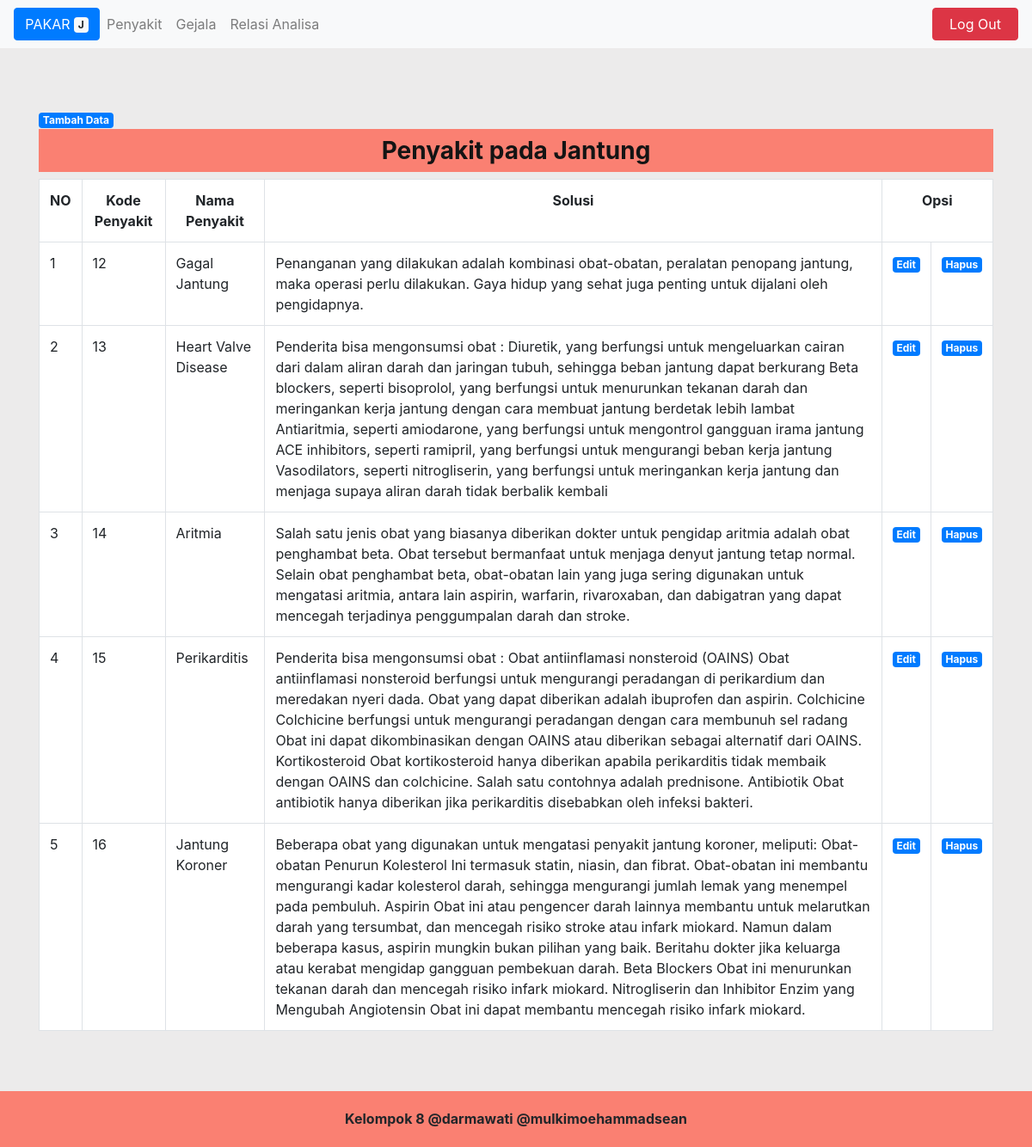
Page /adm_penyakit.php (signed in) on the committed database.
### tables this page shows
CREATE TABLE `penyakit` (
  `id` int(11) NOT NULL,
  `penyakit` varchar(255) NOT NULL,
  `solusi` text NOT NULL
);

### functions.php (called while the page is built, shortened)
<?php
    $conn = mysqli_connect("localhost", "root", "", "pakarjagung");
    function query($query) {
        global $conn;
        $result = mysqli_query($conn, $query);
        $rows = [];
        while( $row = mysqli_fetch_assoc($result)) {
            $rows[] = $row;
        }
        return $rows;
    }

### adm_penyakit.php (the view, shortened to what this page needs)
<?php
    require 'functions.php';
    $penyakit = query("SELECT * FROM penyakit");
?>
<!DOCTYPE html>
<html lang="en">
<head>
    <link rel="stylesheet" href="css/css/bootstrap.min.css">
    <link rel="stylesheet" href="css/css/style.css">
</head>
<body>
    <nav class="navbar navbar-expand-lg navbar-light bg-light">
        <button type="button" class="btn btn-primary">
            PAKAR <span class="badge badge-light">J</span>
        </button>
        <div class="collapse navbar-collapse" id="navbarSupportedContent">
            <ul class="navbar-nav mr-auto">
                <li class="nav-item">
                    <a class="nav-link" href="adm_penyakit.php">Penyakit <span class="sr-only">(current)</span></a>
                </li>
                <li class="nav-item">
                    <a class="nav-link" href="adm_gejala.php">Gejala</a>
                </li>
                <li class="nav-item">
                    <a class="nav-link" href="adm_relasi.php">Relasi Analisa</a>
                </li>
            </ul>
            <a href="login/logout.php"><button type="button" class="btn btn-danger">Log Out</button></a>
        </div>
    </nav>
    <div class="container">
        <a href="tambahpenyakit.php" class="badge badge-primary">Tambah Data</a><br>
        <table class="data table table-stripped table-bordered table-hover">
            <tr>
                <h3>Penyakit pada Jantung</h3>
            </tr>
            <tr>
                <th>NO</th>
                <th>Kode Penyakit</th>
                <th>Nama Penyakit</th>
                <th>Solusi</th>
                <th colspan="2">Opsi</th>
            </tr>
            <?php $i = 1; ?>
            <?php foreach ($penyakit as $pnyakit) : ?>
            <tr>
                <td><?= $i; ?></td>
                <td><?= $pnyakit["id"]; ?></td>
                <td><?= $pnyakit["penyakit"]; ?></td>
                <td><?= $pnyakit["solusi"]; ?></td>
                <td><a href="ubahpenyakit.php?id=<?= $pnyakit["id"]; ?>" class="badge badge-primary">Edit</a></td>
                <td><a href="hapuspenyakit.php?id=<?= $pnyakit["id"]; ?>"
                onclick="return confirm('Apakah anda yakin ingin menghapus?');" class="badge badge-primary">Hapus</a></td>
            </tr>
            <?php $i++; ?>
            <?php endforeach ?>
        </table>
    </div>
    <div class="footer">
        <p>Kelompok 8 @darmawati @mulkimoehammadsean</p>
    </div>
</body>
</html>

### css/css/style.css (style rules this page uses)
body { margin: 0; padding: 0; width: 100%; background: rgb(236, 235, 235); }
.container { margin-top: 70px; margin-bottom: 70px; }
.footer { width: 100%; height: 65px; background-color: salmon; text-align: center; line-height: 65px; font-size: medium; font-weight: bold; }
button { background: rgb(81, 81, 214); width: 100px; border: 1px solid rgb(81, 81, 214); margin: auto; }
table { margin: auto; }
.container h3 { background: salmon; width: 100%; height: 50px; line-height: 50px; color: rgb(20, 20, 20); font-weight: bold; text-align: center; }
.data { width: 100%; background-color: white; }
.data th { text-align: center; }

### rows in the picture
penyakit: id "12", penyakit "Gagal Jantung", solusi "Penanganan yang dilakukan adalah kombinasi obat-obatan, peralatan penopang jantung, maka operasi perlu dilakukan. Gaya hidup yang sehat juga penting untuk dijalani oleh pengidapnya."
penyakit: id "13", penyakit "Heart Valve Disease", solusi "Penderita bisa mengonsumsi obat : Diuretik, yang berfungsi untuk mengeluarkan cairan dari dalam aliran darah dan jaringan tubuh, sehingga beban jantung dapat berkurang Beta blockers, seperti bisoprolol, yang berfungsi untuk menurunkan tekanan darah dan meringankan kerja jantung dengan cara membuat jantung berdetak lebih lambat Antiaritmia, seperti amiodarone, yang berfungsi untuk mengontrol gangguan irama jantung ACE inhibitors, seperti ramipril, yang berfungsi untuk mengurangi beban kerja jantung Vasodilators, seperti nitrogliserin, yang berfungsi untuk meringankan kerja jantung dan menjaga supaya aliran darah tidak berbalik kembali"
penyakit: id "14", penyakit "Aritmia", solusi "Salah satu jenis obat yang biasanya diberikan dokter untuk pengidap aritmia adalah obat penghambat beta. Obat tersebut bermanfaat untuk menjaga denyut jantung tetap normal. Selain obat penghambat beta, obat-obatan lain yang juga sering digunakan untuk mengatasi aritmia, antara lain aspirin, warfarin, rivaroxaban, dan dabigatran yang dapat mencegah terjadinya penggumpalan darah dan stroke."
penyakit: id "15", penyakit "Perikarditis", solusi "Penderita bisa mengonsumsi obat : Obat antiinflamasi nonsteroid (OAINS) Obat antiinflamasi nonsteroid berfungsi untuk mengurangi peradangan di perikardium dan meredakan nyeri dada. Obat yang dapat diberikan adalah ibuprofen dan aspirin. Colchicine Colchicine berfungsi untuk mengurangi peradangan dengan cara membunuh sel radang Obat ini dapat dikombinasikan dengan OAINS atau diberikan sebagai alternatif dari OAINS. Kortikosteroid Obat kortikosteroid hanya diberikan apabila perikarditis tidak membaik dengan OAINS dan colchicine. Salah satu contohnya adalah prednisone. Antibiotik Obat antibiotik hanya diberikan jika perikarditis disebabkan oleh infeksi bakteri."
penyakit: id "16", penyakit "Jantung Koroner", solusi "Beberapa obat yang digunakan untuk mengatasi penyakit jantung koroner, meliputi: Obat-obatan Penurun Kolesterol Ini termasuk statin, niasin, dan fibrat. Obat-obatan ini membantu mengurangi kadar kolesterol darah, sehingga mengurangi jumlah lemak yang menempel pada pembuluh. Aspirin Obat ini atau pengencer darah lainnya membantu untuk melarutkan darah yang tersumbat, dan mencegah risiko stroke atau infark miokard. Namun dalam beberapa kasus, aspirin mungkin bukan pilihan yang baik. Beritahu dokter jika keluarga atau kerabat mengidap gangguan pembekuan darah. Beta Blockers Obat ini menurunkan tekanan darah dan mencegah risiko infark miokard. Nitrogliserin dan Inhibitor Enzim yang Mengubah…"
